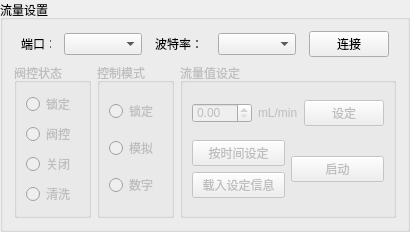
                   <widget class="QGroupBox" name="groupBox_12">
                    <property name="sizePolicy">
                     <sizepolicy hsizetype="Preferred" vsizetype="Preferred">
                      <horstretch>0</horstretch>
                      <verstretch>0</verstretch>
                     </sizepolicy>
                    </property>
                    <property name="title">
                     <string>流量设置</string>
                    </property>
                    <layout class="QVBoxLayout" name="verticalLayout_7">
                     <item>
                      <layout class="QHBoxLayout" name="horizontalLayout_9">
                       <item>
                        <widget class="QLabel" name="label_11">
                         <property name="sizePolicy">
                          <sizepolicy hsizetype="Fixed" vsizetype="Fixed">
                           <horstretch>0</horstretch>
                           <verstretch>0</verstretch>
                          </sizepolicy>
                         </property>
                         <property name="minimumSize">
                          <size>
                           <width>30</width>
                           <height>20</height>
                          </size>
                         </property>
                         <property name="maximumSize">
                          <size>
                           <width>30</width>
                           <height>20</height>
                          </size>
                         </property>
                         <property name="text">
                          <string>端口：</string>
                         </property>
                        </widget>
                       </item>
                       <item>
                        <widget class="QComboBox" name="CBB_mfc_port">
                         <property name="sizePolicy">
                          <sizepolicy hsizetype="Fixed" vsizetype="Fixed">
                           <horstretch>0</horstretch>
                           <verstretch>0</verstretch>
                          </sizepolicy>
                         </property>
                         <property name="minimumSize">
                          <size>
                           <width>78</width>
                           <height>20</height>
                          </size>
                         </property>
                        </widget>
                       </item>
                       <item>
                        <widget class="QLabel" name="label_14">
                         <property name="sizePolicy">
                          <sizepolicy hsizetype="Fixed" vsizetype="Fixed">
                           <horstretch>0</horstretch>
                           <verstretch>0</verstretch>
                          </sizepolicy>
                         </property>
                         <property name="minimumSize">
                          <size>
                           <width>50</width>
                           <height>20</height>
                          </size>
                         </property>
                         <property name="maximumSize">
                          <size>
                           <width>50</width>
                           <height>20</height>
                          </size>
                         </property>
                         <property name="text">
                          <string>波特率：</string>
                         </property>
                        </widget>
                       </item>
                       <item>
                        <widget class="QComboBox" name="CBB_mfc_buadrate">
                         <property name="sizePolicy">
                          <sizepolicy hsizetype="Fixed" vsizetype="Fixed">
                           <horstretch>0</horstretch>
                           <verstretch>0</verstretch>
                          </sizepolicy>
                         </property>
                         <property name="minimumSize">
                          <size>
                           <width>78</width>
                           <height>20</height>
                          </size>
                         </property>
                        </widget>
                       </item>
                       <item>
                        <widget class="QPushButton" name="BT_connect_mfc">
                         <property name="sizePolicy">
                          <sizepolicy hsizetype="Fixed" vsizetype="Fixed">
                           <horstretch>0</horstretch>
                           <verstretch>0</verstretch>
                          </sizepolicy>
                         </property>
                         <property name="minimumSize">
                          <size>
                           <width>80</width>
                           <height>23</height>
                          </size>
                         </property>
                         <property name="text">
                          <string>连接</string>
                         </property>
                        </widget>
                       </item>
                      </layout>
                     </item>
                     <item>
                      <layout class="QHBoxLayout" name="horizontalLayout_2">
                       <item>
                        <widget class="QGroupBox" name="GB_mfc_switch">
                         <property name="enabled">
                          <bool>false</bool>
                         </property>
                         <property name="sizePolicy">
                          <sizepolicy hsizetype="Fixed" vsizetype="Preferred">
                           <horstretch>0</horstretch>
                           <verstretch>0</verstretch>
                          </sizepolicy>
                         </property>
                         <property name="title">
                          <string>阀控状态</string>
                         </property>
                         <layout class="QVBoxLayout" name="verticalLayout_17">
                          <item>
                           <widget class="QRadioButton" name="RB_mfc_switchlock">
                            <property name="sizePolicy">
                             <sizepolicy hsizetype="Preferred" vsizetype="Fixed">
                              <horstretch>0</horstretch>
                              <verstretch>0</verstretch>
                             </sizepolicy>
                            </property>
                            <property name="text">
                             <string>锁定</string>
                            </property>
                           </widget>
                          </item>
                          <item>
                           <widget class="QRadioButton" name="RB_mfc_vctrl">
                            <property name="sizePolicy">
                             <sizepolicy hsizetype="Preferred" vsizetype="Fixed">
                              <horstretch>0</horstretch>
                              <verstretch>0</verstretch>
                             </sizepolicy>
                            </property>
                            <property name="text">
                             <string>阀控</string>
                            </property>
                           </widget>
                          </item>
                          <item>
                           <widget class="QRadioButton" name="RB_mfc_close">
                            <property name="sizePolicy">
                             <sizepolicy hsizetype="Preferred" vsizetype="Fixed">
                              <horstretch>0</horstretch>
                              <verstretch>0</verstretch>
                             </sizepolicy>
                            </property>
                            <property name="text">
                             <string>关闭</string>
                            </property>
                           </widget>
                          </item>
                          <item>
                           <widget class="QRadioButton" name="RB_mfc_clean">
                            <property name="sizePolicy">
                             <sizepolicy hsizetype="Preferred" vsizetype="Fixed">
                              <horstretch>0</horstretch>
                              <verstretch>0</verstretch>
                             </sizepolicy>
                            </property>
                            <property name="text">
                             <string>清洗</string>
                            </property>
                           </widget>
                          </item>
                         </layout>
                        </widget>
                       </item>
                       <item>
                        <widget class="QGroupBox" name="GB_mfc_crtlmode">
                         <property name="enabled">
                          <bool>false</bool>
                         </property>
                         <property name="sizePolicy">
                          <sizepolicy hsizetype="Fixed" vsizetype="Preferred">
                           <horstretch>0</horstretch>
                           <verstretch>0</verstretch>
                          </sizepolicy>
                         </property>
                         <property name="title">
                          <string>控制模式</string>
                         </property>
                         <layout class="QVBoxLayout" name="verticalLayout_18">
                          <item>
                           <widget class="QRadioButton" name="RB_mfc_crtllock">
                            <property name="sizePolicy">
                             <sizepolicy hsizetype="Preferred" vsizetype="Fixed">
                              <horstretch>0</horstretch>
                              <verstretch>0</verstretch>
                             </sizepolicy>
                            </property>
                            <property name="text">
                             <string>锁定</string>
                            </property>
                           </widget>
                          </item>
                          <item>
                           <widget class="QRadioButton" name="RB_mfc_analog">
                            <property name="sizePolicy">
                             <sizepolicy hsizetype="Preferred" vsizetype="Fixed">
                              <horstretch>0</horstretch>
                              <verstretch>0</verstretch>
                             </sizepolicy>
                            </property>
                            <property name="text">
                             <string>模拟</string>
                            </property>
                           </widget>
                          </item>
                          <item>
                           <widget class="QRadioButton" name="RB_mfc_digital">
                            <property name="sizePolicy">
                             <sizepolicy hsizetype="Preferred" vsizetype="Fixed">
                              <horstretch>0</horstretch>
                              <verstretch>0</verstretch>
                             </sizepolicy>
                            </property>
                            <property name="text">
                             <string>数字</string>
                            </property>
                           </widget>
                          </item>
                         </layout>
                        </widget>
                       </item>
                       <item>
                        <widget class="QGroupBox" name="GB_mfc_setSV">
                         <property name="enabled">
                          <bool>false</bool>
                         </property>
                         <property name="title">
                          <string>流量值设定</string>
                         </property>
                         <layout class="QVBoxLayout" name="verticalLayout_9">
                          <item>
                           <layout class="QHBoxLayout" name="horizontalLayout_10">
                            <item>
                             <widget class="QDoubleSpinBox" name="SB_mfc_sv">
                              <property name="sizePolicy">
                               <sizepolicy hsizetype="Fixed" vsizetype="Fixed">
                                <horstretch>0</horstretch>
                                <verstretch>0</verstretch>
                               </sizepolicy>
                              </property>
                              <property name="minimumSize">
                               <size>
                                <width>60</width>
                                <height>20</height>
                               </size>
                              </property>
                              <property name="maximumSize">
                               <size>
                                <width>60</width>
                                <height>20</height>
                               </size>
                              </property>
                             </widget>
                            </item>
                            <item>
                             <widget class="QLabel" name="lbl_mfc_sv_unit">
                              <property name="sizePolicy">
                               <sizepolicy hsizetype="Fixed" vsizetype="Fixed">
                                <horstretch>0</horstretch>
                                <verstretch>0</verstretch>
                               </sizepolicy>
                              </property>
                              <property name="text">
                               <string>mL/min</string>
                              </property>
                             </widget>
                            </item>
                            <item>
                             <widget class="QPushButton" name="BT_set_mfc_sv">
                              <property name="enabled">
                               <bool>false</bool>
                              </property>
                              <property name="sizePolicy">
                               <sizepolicy hsizetype="Preferred" vsizetype="Fixed">
                                <horstretch>0</horstretch>
                                <verstretch>0</verstretch>
                               </sizepolicy>
                              </property>
                              <property name="minimumSize">
                               <size>
                                <width>60</width>
                                <height>23</height>
                               </size>
                              </property>
                              <property name="text">
                               <string>设定</string>
                              </property>
                             </widget>
                            </item>
                           </layout>
                          </item>
                          <item>
                           <layout class="QHBoxLayout" name="horizontalLayout_44">
                            <item>
                             <layout class="QVBoxLayout" name="verticalLayout_12">
                              <item>
                               <widget class="QPushButton" name="BT_mfc_setProgram">
                                <property name="sizePolicy">
                                 <sizepolicy hsizetype="Preferred" vsizetype="Fixed">
                                  <horstretch>0</horstretch>
                                  <verstretch>0</verstretch>
                                 </sizepolicy>
                                </property>
                                <property name="text">
                                 <string>按时间设定</string>
                                </property>
                               </widget>
                              </item>
                              <item>
                               <widget class="QPushButton" name="BT_mfc_loadProgram">
                                <property name="text">
                                 <string>载入设定信息</string>
                                </property>
                               </widget>
                              </item>
                             </layout>
                            </item>
                            <item>
                             <layout class="QVBoxLayout" name="verticalLayout_32">
                              <item>
                               <widget class="QPushButton" name="BT_mfc_launchProgram">
                                <property name="text">
                                 <string>启动</string>
                                </property>
                               </widget>
                              </item>
                             </layout>
                            </item>
                           </layout>
                          </item>
                         </layout>
                        </widget>
                       </item>
                      </layout>
                     </item>
                    </layout>
                   </widget>
